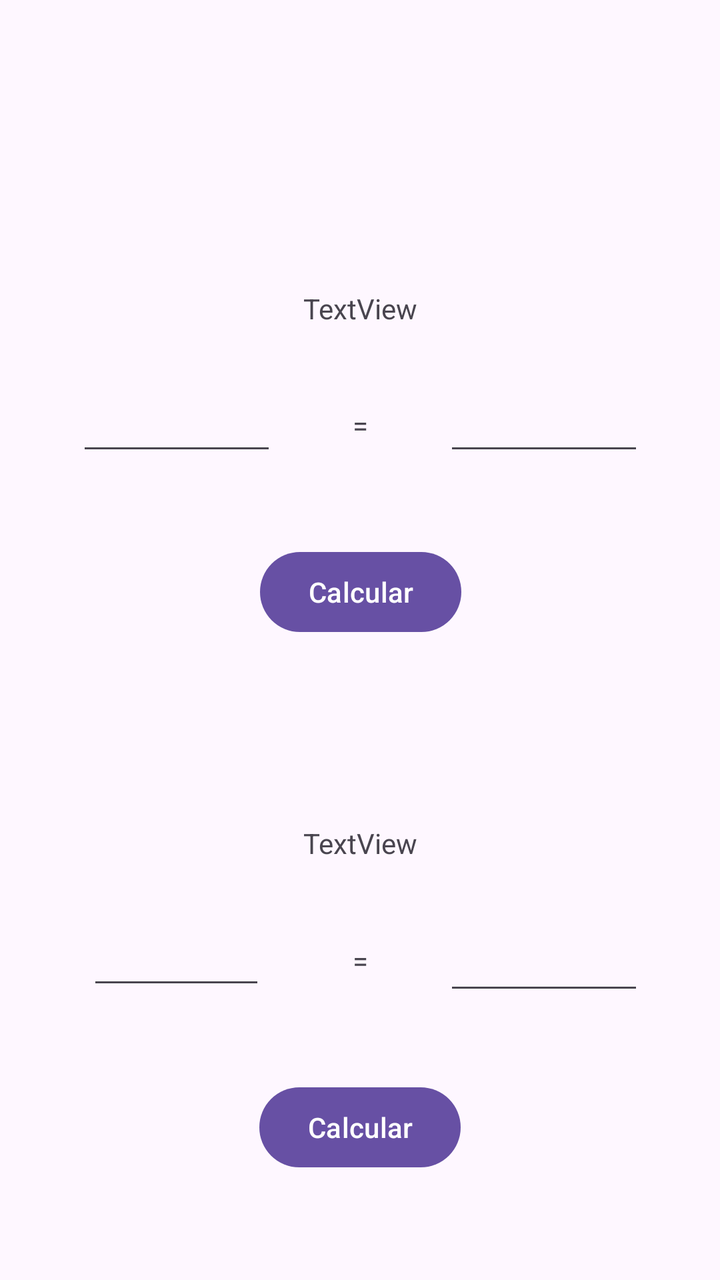
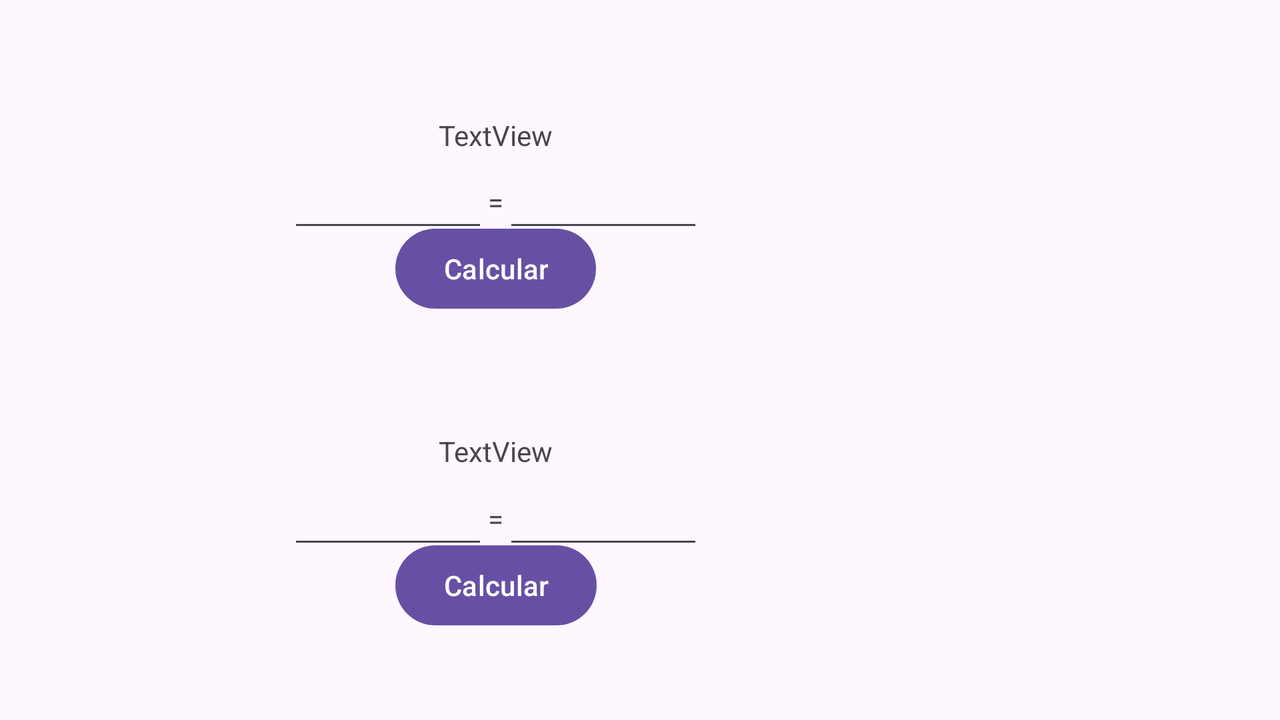

The same Android screen from two of the app's own layout files: first res/layout/ as a phone draws it, then the repository's variant for another configuration, drawn on a device whose configuration selects that folder. Both files follow.
<!-- AndroidManifest.xml: application theme Theme.Practica22 -->
<!-- res/layout/activity_conversor.xml -->
<?xml version="1.0" encoding="utf-8"?>
<androidx.constraintlayout.widget.ConstraintLayout xmlns:android="http://schemas.android.com/apk/res/android"
    xmlns:app="http://schemas.android.com/apk/res-auto"
    xmlns:tools="http://schemas.android.com/tools"
    android:layout_width="match_parent"
    android:layout_height="match_parent"
    tools:context=".Conversor">

    <ImageView
        android:id="@+id/imageView5"
        android:layout_width="wrap_content"
        android:layout_height="wrap_content"
        app:layout_constraintTop_toTopOf="parent"
        app:layout_constraintStart_toStartOf="parent"
        app:layout_constraintEnd_toEndOf="parent"
        app:layout_constraintBottom_toTopOf="@id/constraint1"
        tools:srcCompat="@tools:sample/avatars" />


    <androidx.constraintlayout.widget.ConstraintLayout
        android:id="@+id/constraint1"
        android:layout_width="match_parent"
        android:layout_height="wrap_content"
        app:layout_constraintTop_toBottomOf="@+id/imageView5"
        app:layout_constraintBottom_toTopOf="@id/constraint2"
        app:layout_constraintStart_toStartOf="parent"
        app:layout_constraintEnd_toEndOf="parent">


    <TextView
        android:id="@+id/tvConversorCF"
        android:layout_width="wrap_content"
        android:layout_height="wrap_content"
        android:text="TextView"
        app:layout_constraintTop_toTopOf="parent"
        app:layout_constraintBottom_toTopOf="@id/textView4"
        app:layout_constraintStart_toStartOf="parent"
        app:layout_constraintEnd_toEndOf="parent"/>

    <EditText
        android:id="@+id/etCelsius1"
        android:layout_width="100dp"
        android:layout_height="40dp"
        android:ems="10"
        android:inputType="numberDecimal"
        app:layout_constraintEnd_toStartOf="@id/textView4"
        app:layout_constraintStart_toStartOf="parent"
        app:layout_constraintTop_toTopOf="parent"
        app:layout_constraintBottom_toBottomOf="parent"/>

    <EditText
        android:id="@+id/etFahrenheit2"
        android:layout_width="100dp"
        android:layout_height="40dp"
        android:ems="10"
        android:inputType="number"
        app:layout_constraintEnd_toEndOf="parent"
        app:layout_constraintStart_toEndOf="@id/textView4"
        app:layout_constraintBottom_toBottomOf="parent"
        app:layout_constraintTop_toTopOf="parent"/>

    <TextView
        android:id="@+id/textView4"
        android:layout_width="wrap_content"
        android:layout_height="wrap_content"
        android:text="="
        app:layout_constraintTop_toTopOf="parent"
        app:layout_constraintEnd_toEndOf="parent"
        app:layout_constraintStart_toStartOf="parent"
        app:layout_constraintBottom_toBottomOf="parent" />

        <Button
        android:id="@+id/btnCalcular1"
        android:layout_width="wrap_content"
        android:layout_height="wrap_content"
        android:layout_marginTop="50dp"
        app:layout_constraintTop_toBottomOf="@id/textView4"
        app:layout_constraintBottom_toBottomOf="parent"
        app:layout_constraintStart_toStartOf="@id/etCelsius1"
        app:layout_constraintEnd_toEndOf="@id/etFahrenheit2"
        android:text="Calcular" />
    </androidx.constraintlayout.widget.ConstraintLayout>


    <androidx.constraintlayout.widget.ConstraintLayout
        android:id="@+id/constraint2"
        android:layout_width="match_parent"
        android:layout_height="wrap_content"
        app:layout_constraintTop_toBottomOf="@id/constraint1"
        app:layout_constraintBottom_toBottomOf="parent"
        app:layout_constraintStart_toStartOf="parent"
        app:layout_constraintEnd_toEndOf="parent">

        <TextView
            android:id="@+id/tvConversorFC"
            android:layout_width="wrap_content"
            android:layout_height="wrap_content"
            android:text="TextView"
            app:layout_constraintTop_toTopOf="parent"
            app:layout_constraintBottom_toTopOf="@id/textView6"
            app:layout_constraintStart_toStartOf="parent"
            app:layout_constraintEnd_toEndOf="parent"/>

        <EditText
            android:id="@+id/etFahrenheit1"
            android:layout_width="89dp"
            android:layout_height="39dp"
            android:ems="10"
            android:inputType="numberDecimal"
            app:layout_constraintTop_toTopOf="parent"
            app:layout_constraintEnd_toStartOf="@id/textView6"
            app:layout_constraintStart_toStartOf="parent"
            app:layout_constraintBottom_toBottomOf="parent"
            />

        <EditText
            android:id="@+id/etCelsius2"
            android:layout_width="100dp"
            android:layout_height="44dp"
            android:ems="10"
            android:inputType="numberDecimal"
            app:layout_constraintEnd_toEndOf="parent"
            app:layout_constraintStart_toEndOf="@id/textView6"
            app:layout_constraintTop_toTopOf="parent"
            app:layout_constraintBottom_toBottomOf="parent"/>

        <TextView
            android:id="@+id/textView6"
            android:layout_width="wrap_content"
            android:layout_height="wrap_content"
            android:text="="
            app:layout_constraintStart_toStartOf="parent"
            app:layout_constraintEnd_toEndOf="parent"
            app:layout_constraintTop_toTopOf="parent"
            app:layout_constraintBottom_toBottomOf="@id/btnCalcular2"
            />

        <Button
            android:id="@+id/btnCalcular2"
            android:layout_width="wrap_content"
            android:layout_height="wrap_content"
            android:layout_marginTop="50dp"
            app:layout_constraintTop_toBottomOf="@id/textView6"
            app:layout_constraintBottom_toBottomOf="parent"
            app:layout_constraintStart_toStartOf="parent"
            app:layout_constraintEnd_toEndOf="parent"
            android:text="Calcular" />
    </androidx.constraintlayout.widget.ConstraintLayout>
</androidx.constraintlayout.widget.ConstraintLayout>
<!-- resources referenced by this layout -->
<resources>
  <style name="Theme.Practica22" parent="Base.Theme.Practica22" />
  <style name="Base.Theme.Practica22" parent="Theme.Material3.DayNight.NoActionBar">
          
          
      </style>
</resources>
<!-- res/layout-land/activity_conversor.xml (the repository's variant of the layout above) -->
<!-- drawn on the phone turned sideways -->
<?xml version="1.0" encoding="utf-8"?>
<androidx.constraintlayout.widget.ConstraintLayout xmlns:android="http://schemas.android.com/apk/res/android"
    xmlns:app="http://schemas.android.com/apk/res-auto"
    xmlns:tools="http://schemas.android.com/tools"
    android:layout_width="match_parent"
    android:layout_height="match_parent"
    tools:context=".Conversor">

    <androidx.constraintlayout.widget.ConstraintLayout
        android:id="@+id/constraint3"
        android:layout_width="wrap_content"
        android:layout_height="match_parent"
        app:layout_constraintStart_toEndOf="@id/constraint4"
        app:layout_constraintEnd_toEndOf="parent"
        app:layout_constraintTop_toTopOf="parent"
        app:layout_constraintBottom_toBottomOf="parent">

    <ImageView
        android:id="@+id/imageView5"
        app:srcCompat="@drawable/logo_app_res"
        android:layout_width="wrap_content"
        android:layout_height="wrap_content"
        app:layout_constraintTop_toTopOf="parent"
        app:layout_constraintStart_toStartOf="parent"
        app:layout_constraintEnd_toEndOf="parent"
        app:layout_constraintBottom_toBottomOf="parent"/>
    </androidx.constraintlayout.widget.ConstraintLayout>

    <androidx.constraintlayout.widget.ConstraintLayout
        android:id="@+id/constraint4"
        android:layout_width="wrap_content"
        android:layout_height="match_parent"
        app:layout_constraintTop_toTopOf="parent"
        app:layout_constraintBottom_toBottomOf="parent"
        app:layout_constraintStart_toStartOf="parent"
        app:layout_constraintEnd_toStartOf="@id/constraint3">

    <androidx.constraintlayout.widget.ConstraintLayout
        android:id="@+id/constraint1"
        android:layout_width="wrap_content"
        android:layout_height="wrap_content"
        app:layout_constraintTop_toTopOf="parent"
        app:layout_constraintBottom_toTopOf="@id/constraint2"
        app:layout_constraintStart_toStartOf="parent"
        app:layout_constraintEnd_toEndOf="parent">

    <TextView
        android:id="@+id/tvConversorCF"
        android:layout_width="wrap_content"
        android:layout_height="wrap_content"
        android:text="TextView"
        app:layout_constraintTop_toTopOf="parent"
        app:layout_constraintBottom_toTopOf="@id/textView4"
        app:layout_constraintStart_toStartOf="parent"
        app:layout_constraintEnd_toEndOf="parent"/>

    <EditText
        android:id="@+id/etCelsius1"
        android:layout_width="100dp"
        android:layout_height="40dp"
        android:ems="10"
        android:inputType="numberDecimal"
        app:layout_constraintEnd_toStartOf="@id/textView4"
        app:layout_constraintStart_toStartOf="parent"
        app:layout_constraintTop_toTopOf="parent"
        app:layout_constraintBottom_toBottomOf="parent"/>

    <EditText
        android:id="@+id/etFahrenheit2"
        android:layout_width="100dp"
        android:layout_height="40dp"
        android:ems="10"
        android:inputType="number"
        app:layout_constraintEnd_toEndOf="parent"
        app:layout_constraintStart_toEndOf="@id/textView4"
        app:layout_constraintBottom_toBottomOf="parent"
        app:layout_constraintTop_toTopOf="parent"/>

    <TextView
        android:id="@+id/textView4"
        android:layout_width="wrap_content"
        android:layout_height="wrap_content"
        android:text="="
        app:layout_constraintTop_toTopOf="parent"
        app:layout_constraintEnd_toEndOf="parent"
        app:layout_constraintStart_toStartOf="parent"
        app:layout_constraintBottom_toBottomOf="parent" />

        <Button
        android:id="@+id/btnCalcular1"
        android:layout_width="wrap_content"
        android:layout_height="wrap_content"
        app:layout_constraintTop_toBottomOf="@id/textView4"
        app:layout_constraintBottom_toBottomOf="parent"
        app:layout_constraintStart_toStartOf="@id/etCelsius1"
        app:layout_constraintEnd_toEndOf="@id/etFahrenheit2"
        android:text="Calcular" />
    </androidx.constraintlayout.widget.ConstraintLayout>


    <androidx.constraintlayout.widget.ConstraintLayout
        android:id="@+id/constraint2"
        android:layout_width="match_parent"
        android:layout_height="wrap_content"
        app:layout_constraintTop_toBottomOf="@id/constraint1"
        app:layout_constraintBottom_toBottomOf="parent"
        app:layout_constraintStart_toStartOf="parent"
        app:layout_constraintEnd_toEndOf="parent">

        <TextView
            android:id="@+id/tvConversorFC"
            android:layout_width="wrap_content"
            android:layout_height="wrap_content"
            android:text="TextView"
            app:layout_constraintTop_toTopOf="parent"
            app:layout_constraintBottom_toTopOf="@id/textView6"
            app:layout_constraintStart_toStartOf="parent"
            app:layout_constraintEnd_toEndOf="parent"/>

        <EditText
            android:id="@+id/etFahrenheit1"
            android:layout_width="100dp"
            android:layout_height="40dp"
            android:ems="10"
            android:inputType="numberDecimal"
            app:layout_constraintTop_toTopOf="parent"
            app:layout_constraintEnd_toStartOf="@id/textView6"
            app:layout_constraintStart_toStartOf="parent"
            app:layout_constraintBottom_toBottomOf="parent"
            />

        <EditText
            android:id="@+id/etCelsius2"
            android:layout_width="100dp"
            android:layout_height="40dp"
            android:ems="10"
            android:inputType="numberDecimal"
            app:layout_constraintEnd_toEndOf="parent"
            app:layout_constraintStart_toEndOf="@id/textView6"
            app:layout_constraintTop_toTopOf="parent"
            app:layout_constraintBottom_toBottomOf="parent"/>

        <TextView
            android:id="@+id/textView6"
            android:layout_width="wrap_content"
            android:layout_height="wrap_content"
            android:text="="
            app:layout_constraintStart_toStartOf="parent"
            app:layout_constraintEnd_toEndOf="parent"
            app:layout_constraintTop_toTopOf="parent"
            app:layout_constraintBottom_toBottomOf="@id/btnCalcular2"/>

        <Button
            android:id="@+id/btnCalcular2"
            android:layout_width="wrap_content"
            android:layout_height="wrap_content"
            app:layout_constraintTop_toBottomOf="@id/textView6"
            app:layout_constraintBottom_toBottomOf="parent"
            app:layout_constraintStart_toStartOf="parent"
            app:layout_constraintEnd_toEndOf="parent"
            android:text="Calcular" />

    </androidx.constraintlayout.widget.ConstraintLayout>
    </androidx.constraintlayout.widget.ConstraintLayout>

</androidx.constraintlayout.widget.ConstraintLayout>
